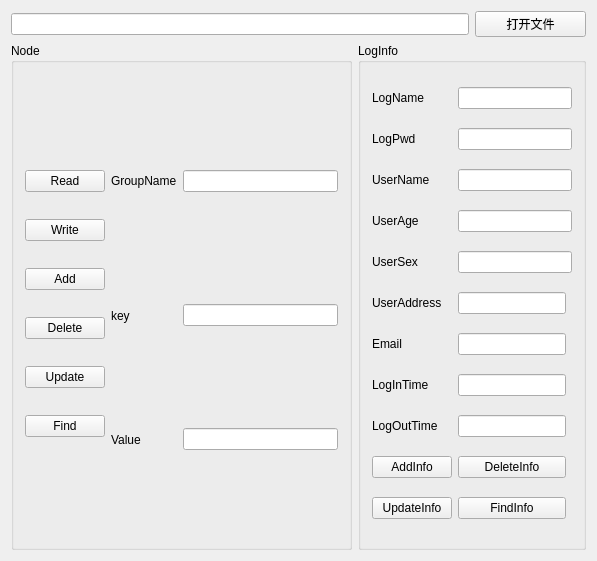
<?xml version="1.0" encoding="UTF-8"?>
<ui version="4.0">
 <class>MainWidget</class>
 <widget class="QWidget" name="MainWidget">
  <property name="geometry">
   <rect>
    <x>0</x>
    <y>0</y>
    <width>597</width>
    <height>561</height>
   </rect>
  </property>
  <property name="windowTitle">
   <string>MainWidget</string>
  </property>
  <layout class="QGridLayout" name="gridLayout_3">
   <item row="0" column="0" colspan="2">
    <widget class="QLineEdit" name="PathL"/>
   </item>
   <item row="0" column="2">
    <widget class="QPushButton" name="SelectBtn">
     <property name="text">
      <string>打开文件</string>
     </property>
    </widget>
   </item>
   <item row="1" column="0">
    <widget class="QGroupBox" name="groupBox">
     <property name="title">
      <string>Node</string>
     </property>
     <layout class="QGridLayout" name="gridLayout">
      <item row="0" column="0" rowspan="3">
       <layout class="QVBoxLayout" name="verticalLayout">
        <item>
         <widget class="QPushButton" name="btnRead">
          <property name="text">
           <string>Read</string>
          </property>
         </widget>
        </item>
        <item>
         <widget class="QPushButton" name="btnWrite">
          <property name="text">
           <string>Write</string>
          </property>
         </widget>
        </item>
        <item>
         <widget class="QPushButton" name="btnAddP">
          <property name="text">
           <string>Add</string>
          </property>
         </widget>
        </item>
        <item>
         <widget class="QPushButton" name="btnDelP">
          <property name="text">
           <string>Delete</string>
          </property>
         </widget>
        </item>
        <item>
         <widget class="QPushButton" name="btnUpdateP">
          <property name="text">
           <string>Update</string>
          </property>
         </widget>
        </item>
        <item>
         <widget class="QPushButton" name="btnFindP">
          <property name="text">
           <string>Find</string>
          </property>
         </widget>
        </item>
       </layout>
      </item>
      <item row="1" column="1">
       <widget class="QLabel" name="label_3">
        <property name="text">
         <string>key</string>
        </property>
       </widget>
      </item>
      <item row="0" column="2">
       <widget class="QLineEdit" name="GroupL"/>
      </item>
      <item row="1" column="2">
       <widget class="QLineEdit" name="keyL"/>
      </item>
      <item row="0" column="1">
       <widget class="QLabel" name="label">
        <property name="text">
         <string>GroupName</string>
        </property>
       </widget>
      </item>
      <item row="2" column="1">
       <widget class="QLabel" name="label_13">
        <property name="text">
         <string>Value</string>
        </property>
       </widget>
      </item>
      <item row="2" column="2">
       <widget class="QLineEdit" name="ValueL"/>
      </item>
     </layout>
    </widget>
   </item>
   <item row="1" column="1" colspan="2">
    <widget class="QGroupBox" name="groupBox_3">
     <property name="title">
      <string>LogInfo</string>
     </property>
     <layout class="QGridLayout" name="gridLayout_2">
      <item row="5" column="0">
       <widget class="QLabel" name="label_9">
        <property name="text">
         <string>UserAddress</string>
        </property>
       </widget>
      </item>
      <item row="5" column="1">
       <widget class="QLineEdit" name="UserAddressL"/>
      </item>
      <item row="0" column="0">
       <widget class="QLabel" name="label_4">
        <property name="text">
         <string>LogName</string>
        </property>
       </widget>
      </item>
      <item row="0" column="1" colspan="2">
       <widget class="QLineEdit" name="LogNameL"/>
      </item>
      <item row="1" column="0">
       <widget class="QLabel" name="label_5">
        <property name="text">
         <string>LogPwd</string>
        </property>
       </widget>
      </item>
      <item row="1" column="1" colspan="2">
       <widget class="QLineEdit" name="LogPwdL"/>
      </item>
      <item row="3" column="0">
       <widget class="QLabel" name="label_7">
        <property name="text">
         <string>UserAge</string>
        </property>
       </widget>
      </item>
      <item row="10" column="0">
       <widget class="QLabel" name="label_10">
        <property name="text">
         <string>LogInTime</string>
        </property>
       </widget>
      </item>
      <item row="4" column="0">
       <widget class="QLabel" name="label_8">
        <property name="text">
         <string>UserSex</string>
        </property>
       </widget>
      </item>
      <item row="11" column="0">
       <widget class="QLabel" name="label_11">
        <property name="text">
         <string>LogOutTime</string>
        </property>
       </widget>
      </item>
      <item row="2" column="1" colspan="2">
       <widget class="QLineEdit" name="UserNameL"/>
      </item>
      <item row="2" column="0">
       <widget class="QLabel" name="label_6">
        <property name="text">
         <string>UserName</string>
        </property>
       </widget>
      </item>
      <item row="3" column="1" colspan="2">
       <widget class="QLineEdit" name="UserAgeL"/>
      </item>
      <item row="4" column="1" colspan="2">
       <widget class="QLineEdit" name="UserSexL"/>
      </item>
      <item row="11" column="1">
       <widget class="QLineEdit" name="LogOutTimeL"/>
      </item>
      <item row="6" column="0">
       <widget class="QLabel" name="label_12">
        <property name="text">
         <string>Email</string>
        </property>
       </widget>
      </item>
      <item row="10" column="1">
       <widget class="QLineEdit" name="LogInTimeL"/>
      </item>
      <item row="6" column="1">
       <widget class="QLineEdit" name="EmailL"/>
      </item>
      <item row="13" column="0">
       <widget class="QPushButton" name="btnAddInfo">
        <property name="text">
         <string>AddInfo</string>
        </property>
       </widget>
      </item>
      <item row="14" column="1">
       <widget class="QPushButton" name="btnFindInfo">
        <property name="text">
         <string>FindInfo</string>
        </property>
       </widget>
      </item>
      <item row="14" column="0">
       <widget class="QPushButton" name="btnUpdateInfo">
        <property name="text">
         <string>UpdateInfo</string>
        </property>
       </widget>
      </item>
      <item row="13" column="1">
       <widget class="QPushButton" name="btnDelInfo">
        <property name="text">
         <string>DeleteInfo</string>
        </property>
       </widget>
      </item>
     </layout>
    </widget>
   </item>
  </layout>
 </widget>
 <layoutdefault spacing="6" margin="11"/>
 <resources/>
 <connections/>
</ui>
